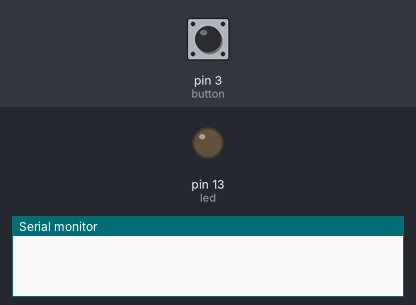
The sketch below on a simulated Arduino Uno, built with avr-gcc and run on an emulated ATmega328P. Parts: output pins drawn as LEDs (lit = HIGH), the last lines printed to the serial monitor. Dashed ring = blinking. The inputs (shaded band) are chosen by the test bench; at power-on: pin 3 (button) LOW.

Above: at 1.2 s.
1.3 s: pin 3 (button) pulled HIGH for 1 s
At 2.0 s:
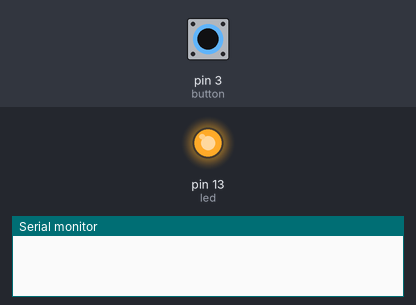
5.9 s: pin 3 (button) pulled HIGH for 3.2 s
At 9.5 s:
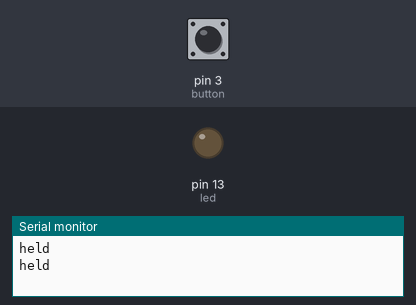
10.6 s: pin 3 (button) pulsed HIGH 5 times (0.12 s each, 0.3 s apart)
At 11.17 s:
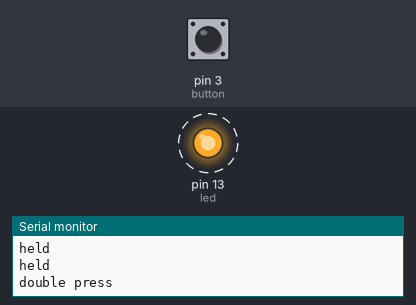
Timing chart, 0 to 13.6 s (numbered marks = the images above; inputs shaded):
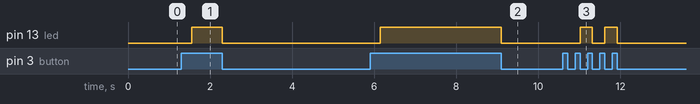

The sketch:

Button-hold.ino
```cpp
// Initial Date:  26-09-2016
// Project name:  Broodrooster Prime
// Filename:      kookplaat
// Description:   Building a stove

const int button = 3;
const int led = 13;

int bounceTime = 50;
int holdTime = 250;
int doubleTime = 500;

int lastReading = LOW;
int hold = 0;
int single = 0;
int LEDstate = 0;

long onTime = 0;
long lastSwitchTime = 0;

void setup() {
 pinMode(button, INPUT);
 pinMode(led, OUTPUT);
 digitalWrite(led, LOW);
 Serial.begin(9600);
}

void loop() {

 int reading = digitalRead(button);

//first pressed
 if (reading == HIGH && lastReading == LOW) {
   onTime = millis();
 }

//held
 if (reading == HIGH && lastReading == HIGH) {
   if ((millis() - onTime) > holdTime) {
     invertLED();
     hold = 1;
   }
 }

//released
 if (reading == LOW && lastReading == HIGH) {
   if (((millis() - onTime) > bounceTime) && hold != 1) {
     onRelease();
   }
   if (hold == 1) {
     Serial.println("held");
     digitalWrite(led, LEDstate);
     hold = 0;
   }
 }
 lastReading = reading;

 if (single == 1 && (millis() - lastSwitchTime) > doubleTime) {
   Serial.println("single press");
   single = 0;
 }

}

void onRelease() {

 if ((millis() - lastSwitchTime) >= doubleTime) {
   single = 1;
   lastSwitchTime = millis();
   return;
 }

 if ((millis() - lastSwitchTime) < doubleTime) {
   toggleLED();
   Serial.println("double press");
   single = 0;
   lastSwitchTime = millis();
 }

}

void toggleLED() {
 if (LEDstate == 0) {
   LEDstate = 1;
 } else {
   LEDstate = 0;
 }
 digitalWrite(led, LEDstate);
}

void invertLED() {
 if (LEDstate == 0) {
 digitalWrite(led, 1);
 } else {
 digitalWrite(led, 0);
 }
}
```

Measured:
- after the input at 1.3 s, pin 13 (led): LOW → HIGH after 0.25 s, → LOW 0.75 s later
- after the input at 5.9 s, pin 13 (led): LOW → HIGH after 0.25 s, → LOW 2.9 s later
- after the input at 10.6 s, pin 13 (led): alternates HIGH for 0.30 s and LOW for 0.30 s, 4 changes in all, then stays LOW, starting after 0.42 s
